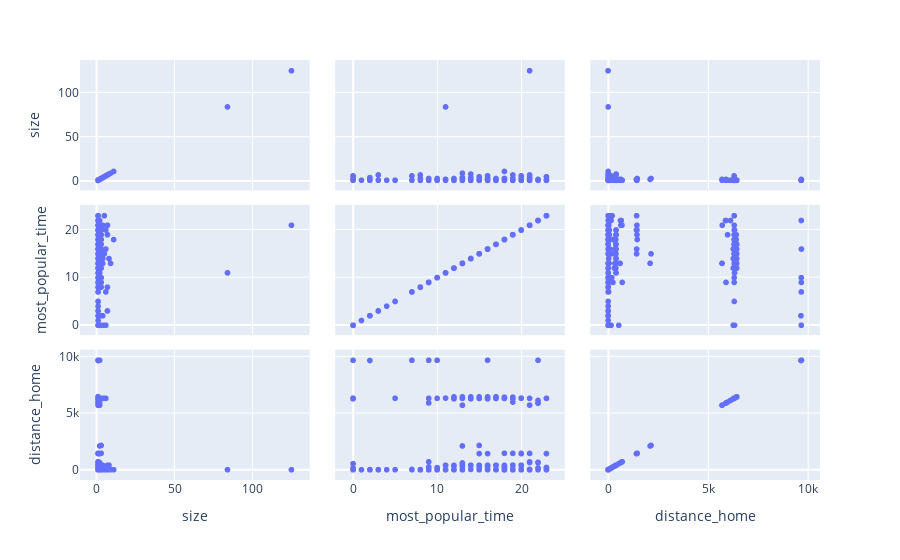

Source (notebook cell):
### Markdown cell above
# ??

### Code cell
us = u.set_index(['region'])
home = us.query('label == "home"').head(1)
regions = pd.DataFrame(index=us.index.unique())
regions = regions.assign(size=us.groupby('region').size())
regions = regions.assign(
    most_popular_time= us.groupby(['region', 'hourofday']).size() \
        .groupby('region').nlargest(1).to_frame() \
        .reset_index(1, drop=True).reset_index('hourofday')['hourofday'],
)
regions = regions.assign(
    distance_home = (haversine_distances(
        X=np.radians(us.groupby('region').head(1)[['latitude', 'longitude']].values),
        Y=np.radians(home[['latitude', 'longitude']].values),
    )*6371.0088)[:,0]
)   
px.scatter_matrix(regions)

### Figure 1 — Plotly figure (JSON) as saved in the notebook; plotly's stock layout.template omitted (floating-point values rounded to 4 significant figures; data arrays with more than 128 entries replaced by an {"elided": "..."} marker saying what was removed)
{"data": [{"dimensions": [{"axis": {"matches": true}, "label": "size", "values": {"elided": "254 int values"}}, {"axis": {"matches": true}, "label": "most_popular_time", "values": {"elided": "254 int values"}}, {"axis": {"matches": true}, "label": "distance_home", "values": {"elided": "254 float values"}}], "hoverlabel": {"namelength": 0}, "hovertemplate": "%{xaxis.title.text}=%{x}<br>%{yaxis.title.text}=%{y}", "legendgroup": "", "marker": {"color": "#636efa", "symbol": "circle"}, "name": "", "showlegend": false, "type": "splom"}], "layout": {"dragmode": "select", "legend": {"tracegroupgap": 0}, "margin": {"t": 60}}}
